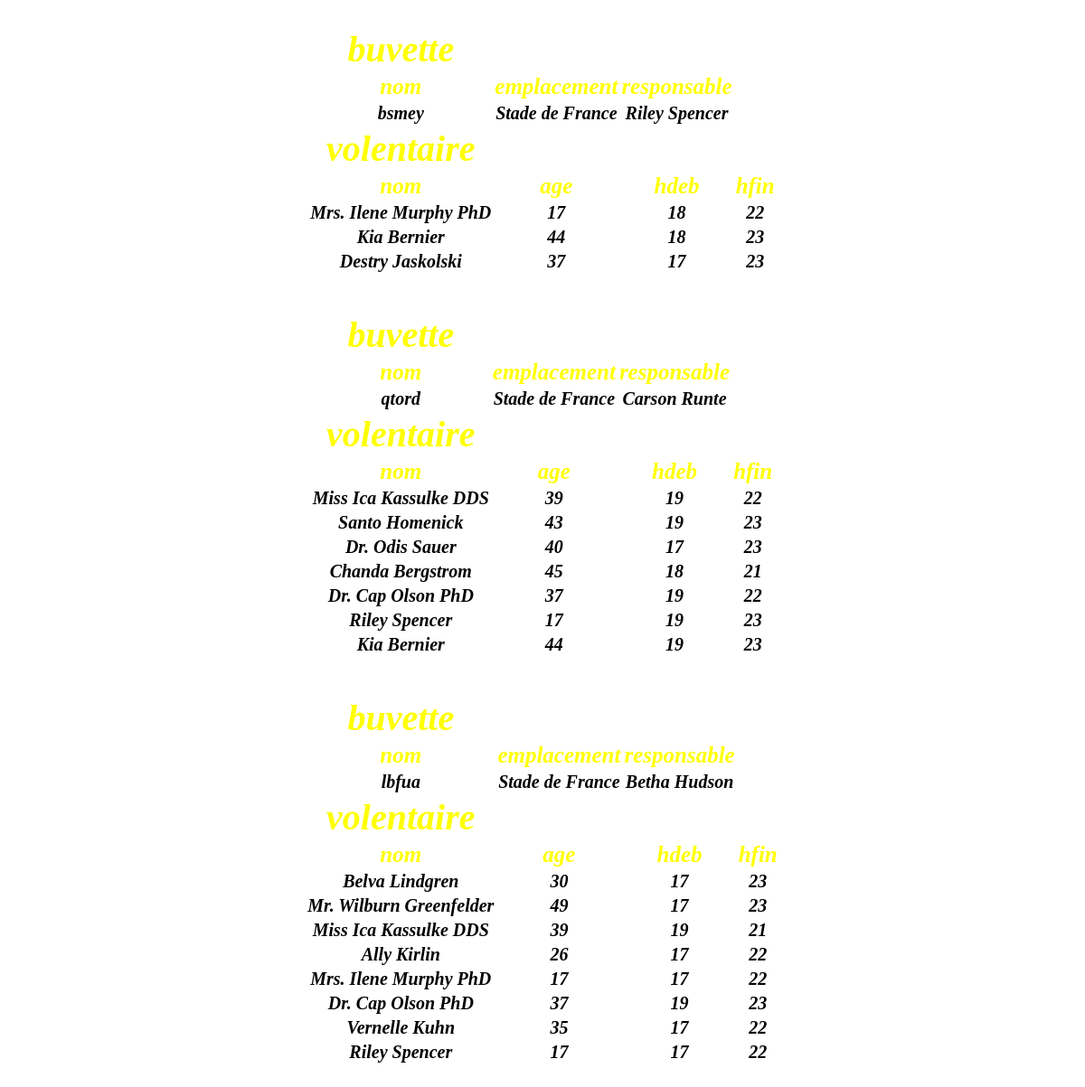
The page /statmatch.php?idm=1 on the database its author committed.
### tables this page shows
CREATE TABLE `buvette` (
  `idB` int(11) NOT NULL,
  `nomB` tinytext NOT NULL,
  `emplacement` tinytext NOT NULL,
  `responsable` int(11) NOT NULL
);

CREATE TABLE `volontaire` (
  `idV` int(5) NOT NULL,
  `nomV` varchar(40) NOT NULL,
  `age` int(11) NOT NULL
);

CREATE TABLE `est_present` (
  `idV` int(11) NOT NULL,
  `idB` int(11) NOT NULL,
  `idM` int(11) NOT NULL,
  `hdeb` int(11) NOT NULL,
  `hfin` int(11) NOT NULL
);

### statmatch.php (the view)
  <?php
  include_once 'connect.php';
$idm=$_GET["idm"];
    echo "  <html>
	<head>
        <title>accueil</title>
<style type=\"text/css\">
body {
    background-image: url(\"play-field.jpg\");
    background-size: cover;
}
table {
  margin: auto ;
  text-align: center;
  border: 0px ;
  border-bottom: none;
  border-radius: 10px 10px 10px 10px;
  padding: 20px;
}
td {
    text-align: center;
    font-style: italic;
    font-size: 20px;
    font-weight: bold;
    color:black;
  }
   th {
   font-style: italic;
    font-size: 40px;
    font-weight: bold;
    color:yellow;
  }
#td1 {
  font-style: italic;
    font-size: 25px;
    font-weight: bold;
    color:yellow;
}
</style>
	</head>
	<body>";
$sql="SELECT b.nomB,b.emplacement,v.nomV,b.idB
FROM `buvette` b ,`volontaire` v,`est_ouverte` e
WHERE b.idB=e.idB
AND b.responsable=v.idV
AND e.idM=\"$idm\"";
    $buv=mysqli_query($idconnecxion,$sql);
    while($tb=mysqli_fetch_row($buv)){
        echo "
        <table>
        <th> buvette </th>
        <tr>
        <td id=\"td1\">nom </td>
        <td id=\"td1\">emplacement </td>
        <td id=\"td1\">responsable</td>
        </tr>
        <tr>
        <td> $tb[0] </td>
        <td> $tb[1] </td>
        <td> $tb[2] </td>
        </tr>" ;
         $sql2="SELECT v.nomV,v.age ,p.hdeb,p.hfin
FROM `volontaire` v , `est_present` p
WHERE p.idM=\"$idm\"
AND p.idB=\"$tb[3]\"
AND p.idV=v.idV";
        echo "
         <th> volentaire </th>
            <tr>
            <td id=\"td1\">nom</td>
            <td id=\"td1\">age</td>
            <td id=\"td1\">hdeb</td>
            <td id=\"td1\">hfin</td>
            </tr>";
        $vol=mysqli_query($idconnecxion,$sql2);
        while($tv=mysqli_fetch_row($vol)){
            echo "
            <tr>
            <td> $tv[0] </td>
            <td> $tv[1] </td>
            <td> $tv[2] </td>
            <td> $tv[3] </td>
            </tr>";
        }
        echo "</table> ";
    }
    echo "</body>
    </html>";
?>

### rows shown on the page
buvette: nomB "bsmey", emplacement "Stade de France", responsable.nomV "Riley Spencer"
est_present: idV.nomV "Mrs. Ilene Murphy PhD", idV.age "17", hdeb "18", hfin "22"
est_present: idV.nomV "Kia Bernier", idV.age "44", hdeb "18", hfin "23"
est_present: idV.nomV "Destry Jaskolski", idV.age "37", hdeb "17", hfin "23"
buvette: nomB "qtord", emplacement "Stade de France", responsable.nomV "Carson Runte"
est_present: idV.nomV "Miss Ica Kassulke DDS", idV.age "39", hdeb "19", hfin "22"
est_present: idV.nomV "Santo Homenick", idV.age "43", hdeb "19", hfin "23"
est_present: idV.nomV "Dr. Odis Sauer", idV.age "40", hdeb "17", hfin "23"
est_present: idV.nomV "Chanda Bergstrom", idV.age "45", hdeb "18", hfin "21"
est_present: idV.nomV "Dr. Cap Olson PhD", idV.age "37", hdeb "19", hfin "22"
est_present: idV.nomV "Riley Spencer", idV.age "17", hdeb "19", hfin "23"
est_present: idV.nomV "Kia Bernier", idV.age "44", hdeb "19", hfin "23"
buvette: nomB "lbfua", emplacement "Stade de France", responsable.nomV "Betha Hudson"
est_present: idV.nomV "Belva Lindgren", idV.age "30", hdeb "17", hfin "23"
est_present: idV.nomV "Mr. Wilburn Greenfelder", idV.age "49", hdeb "17", hfin "23"
est_present: idV.nomV "Miss Ica Kassulke DDS", idV.age "39", hdeb "19", hfin "21"
est_present: idV.nomV "Ally Kirlin", idV.age "26", hdeb "17", hfin "22"
est_present: idV.nomV "Mrs. Ilene Murphy PhD", idV.age "17", hdeb "17", hfin "22"
est_present: idV.nomV "Dr. Cap Olson PhD", idV.age "37", hdeb "19", hfin "23"
est_present: idV.nomV "Vernelle Kuhn", idV.age "35", hdeb "17", hfin "22"
est_present: idV.nomV "Riley Spencer", idV.age "17", hdeb "17", hfin "22"
